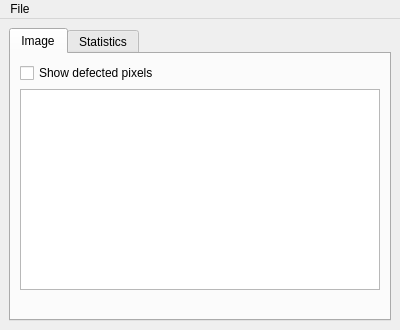
<?xml version="1.0" encoding="UTF-8"?>
<ui version="4.0">
 <class>ImageView</class>
 <widget class="QMainWindow" name="ImageView">
  <property name="geometry">
   <rect>
    <x>0</x>
    <y>0</y>
    <width>400</width>
    <height>330</height>
   </rect>
  </property>
  <property name="windowTitle">
   <string>Image</string>
  </property>
  <widget class="QWidget" name="centralwidget">
   <layout class="QGridLayout" name="main_lay">
    <item row="0" column="0">
     <widget class="QTabWidget" name="splittedView">
      <property name="currentIndex">
       <number>0</number>
      </property>
      <widget class="QWidget" name="splittedViewPage1">
       <attribute name="title">
        <string>Image</string>
       </attribute>
       <layout class="QVBoxLayout" name="imgtab_lay">
        <item>
         <widget class="QCheckBox" name="showDPF_cb">
          <property name="text">
           <string>Show defected pixels</string>
          </property>
         </widget>
        </item>
        <item>
         <widget class="QtExtra::ScalableView" name="pView"/>
        </item>
        <item>
         <widget class="QLabel" name="infoLine">
          <property name="text">
           <string/>
          </property>
         </widget>
        </item>
       </layout>
      </widget>
      <widget class="QWidget" name="splittedViewPage2">
       <attribute name="title">
        <string>Statistics</string>
       </attribute>
       <layout class="QGridLayout" name="gridLayout">
        <item row="0" column="0">
         <widget class="QLabel" name="size_lbl">
          <property name="text">
           <string>Size</string>
          </property>
         </widget>
        </item>
        <item row="2" column="0">
         <widget class="QTabWidget" name="info_tabs">
          <property name="currentIndex">
           <number>-1</number>
          </property>
         </widget>
        </item>
        <item row="1" column="0">
         <widget class="QLabel" name="fmt_lbl">
          <property name="text">
           <string>Format</string>
          </property>
         </widget>
        </item>
       </layout>
      </widget>
     </widget>
    </item>
   </layout>
  </widget>
  <widget class="QMenuBar" name="menubar">
   <property name="geometry">
    <rect>
     <x>0</x>
     <y>0</y>
     <width>400</width>
     <height>21</height>
    </rect>
   </property>
   <widget class="QMenu" name="menuFile">
    <property name="title">
     <string>File</string>
    </property>
    <addaction name="actionSave_FLX_file"/>
    <addaction name="actionSave_YUV_file"/>
    <addaction name="actionSave_displayed_image_as_JPG"/>
    <addaction name="actionSave_Felix_Parameters_Args"/>
    <addaction name="actionSave_DPF_Map"/>
   </widget>
   <addaction name="menuFile"/>
  </widget>
  <action name="actionSave_FLX_file">
   <property name="text">
    <string>Save FLX image</string>
   </property>
  </action>
  <action name="actionSave_YUV_file">
   <property name="text">
    <string>Save YUV image</string>
   </property>
  </action>
  <action name="actionSave_displayed_image_as_JPG">
   <property name="text">
    <string>Save image as JPG</string>
   </property>
  </action>
  <action name="actionSave_Felix_Parameters_Args">
   <property name="text">
    <string>Save Felix Parameters Args</string>
   </property>
  </action>
  <action name="actionSave_DPF_Map">
   <property name="text">
    <string>Save DPF Map</string>
   </property>
  </action>
 </widget>
 <customwidgets>
  <customwidget>
   <class>QtExtra::ScalableView</class>
   <extends>QGraphicsView</extends>
   <header>QtExtra/scalableview.hpp</header>
  </customwidget>
 </customwidgets>
 <resources/>
 <connections/>
</ui>
